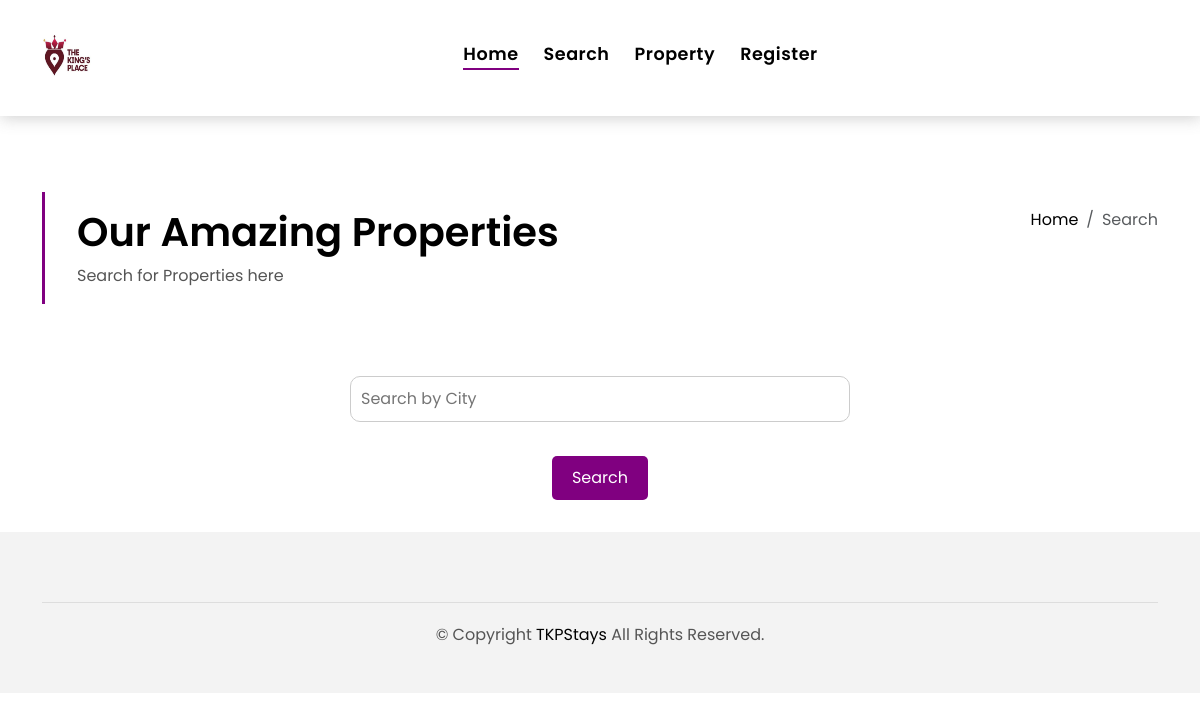
The app's page /customer_portal/search/, older data.
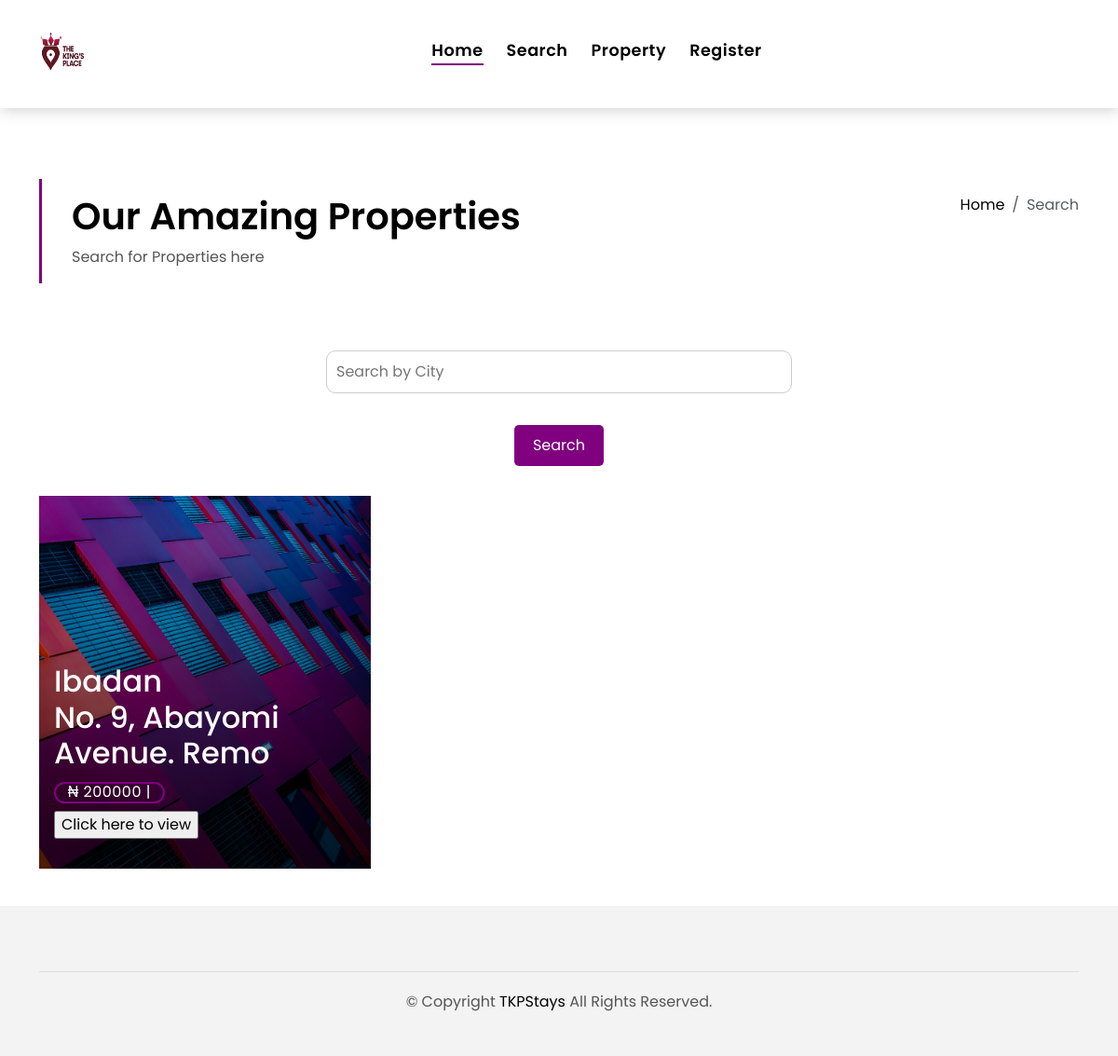
The same page, newer data.
### house_portal/models.py (models this page shows, shortened)
class House(models.Model):
    name = models.CharField(max_length=50)
    area = models.ForeignKey(Area, on_delete=models.SET_NULL, null=True)
    mail = models.EmailField(default='', null=True, blank=True)
    phone = models.CharField(max_length=20, default="", null=True, blank=True)
    address = models.CharField(max_length=300, default="")
    bedrooms = models.PositiveIntegerField(null=True, blank=True)
    bathrooms = models.PositiveIntegerField(null=True, blank=True)
    price = models.IntegerField(null=True, blank=True)
    is_available = models.BooleanField(default=True)
    type = models.CharField(
        max_length=20,
        choices=TYPE_CHOICES,
        default='House'  # Changed the default to a valid choice
    )
    description = models.TextField(max_length=1000)  # Increased the max_length for more flexibility
    is_student_only = models.BooleanField(default=True)
    owner = models.ForeignKey(
        Owner,
        on_delete=models.CASCADE,
        null=True,
        related_name='owned_houses'
    )
    image = models.ImageField(upload_to='house_images/', default='', blank=True)

class Area(models.Model):
    pincode = models.CharField(
        validators=[MinLengthValidator(6), MaxLengthValidator(6)],
        max_length=6,
        unique=True
    )
    city = models.CharField(max_length=20)

### customer_portal/views.py (the view)
# urls.py: path('search/', search, name='search'),
def search(request):
    houses = list(House.objects.all())  # Get all houses as a list
    random.shuffle(houses)  # Shuffle the list randomly
    selected_houses = houses[:3]  # Select the first 3 houses from the shuffled list
    return render(request, 'customer/search.html',  {'houses': selected_houses})

### customer_portal/templates/customer/search.html (shortened to what this page needs)
{% extends 'customer/base1.html' %}
{% load static %}
{% block content %}
<section class="intro-single">
  <div class="container">
    <div class="row">
      <div class="col-md-12 col-lg-8">
        <div class="title-single-box">
          <h1 class="title-single">Our Amazing Properties</h1>
          <span class="color-text-a">Search for Properties here</span>
        </div>
      </div>
      <div class="col-md-12 col-lg-4">
        <nav aria-label="breadcrumb" class="breadcrumb-box d-flex justify-content-lg-end">
          <ol class="breadcrumb">
            <li class="breadcrumb-item">
              <a href="/">Home</a>
            </li>
            <li class="breadcrumb-item active" aria-current="page">
             Search
            </li>
          </ol>
        </nav>
      </div>
    </div>
  </div>
</section>
  <div style="text-align: center;">
    <form class="w3-container" action="/customer_portal/search_results/" method="post">
      <br>
      <input type="text" id="city"  placeholder="Search by City" name="city" required="True">
      <br><br>
      <input class="w3-btn w3-green" type="submit" value="Search">
    </form>
  </div>
<section class="property-grid grid">
  <div class="container">
    <div class="row">
      <div class="col-sm-12">
      </div>
      {% for house in houses %}
      <div class="col-md-4">
        <div class="card-box-a card-shadow">
          <div class="img-box-a">
            <img src="{{ house.image.url }}" alt="" style="height: 400px;" class="img-a img-fluid">
          </div>
          <div class="card-overlay">
            <div class="card-overlay-a-content">
              <div class="card-header-a">
                <h2 class="card-title-a">
                  <a href="#">{{ house.area.city }}
                    <br /> {{ house.address }}</a>
                </h2>
              </div>
              <div class="card-body-a">
                <div class="price-box d-flex">
                  <span class="price-a">₦ {{ house.price }} | {{house.type}}</span>
                </div>
                <form action="/customer_portal/rent/" method="post">
                <input type="submit" value="Click here to view">
              </form>
              </div>
            </div>
          </div>
        </div>
      </div>
      {% endfor %}
    </div>
  </div>
</section>
{% endblock %}

Row changes from the older to the newer data that the page shows:
added House: image (picture), area.city "Ibadan", address "No. 9, Abayomi Avenue. Remo", price "200000"
